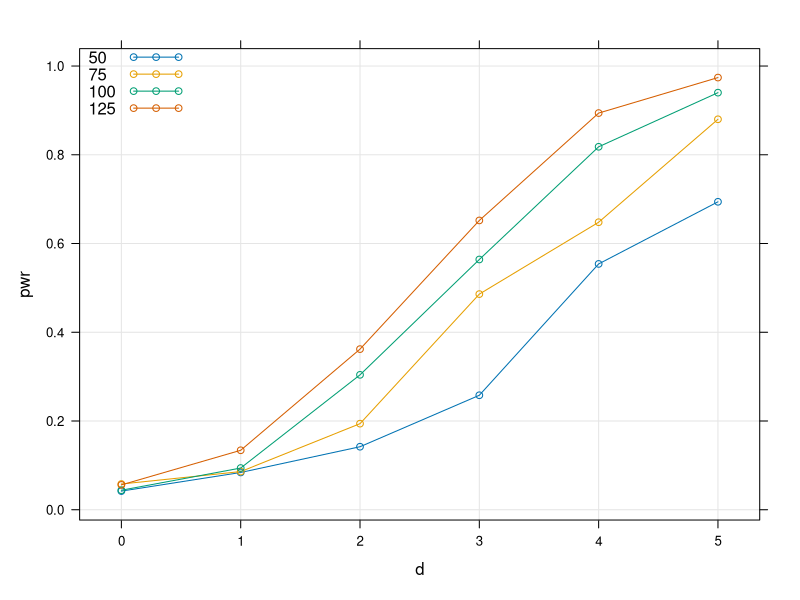
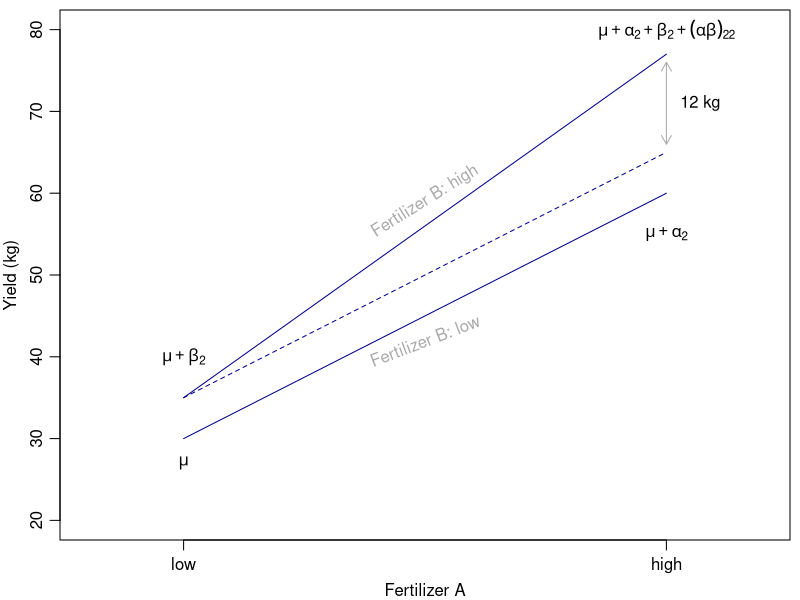
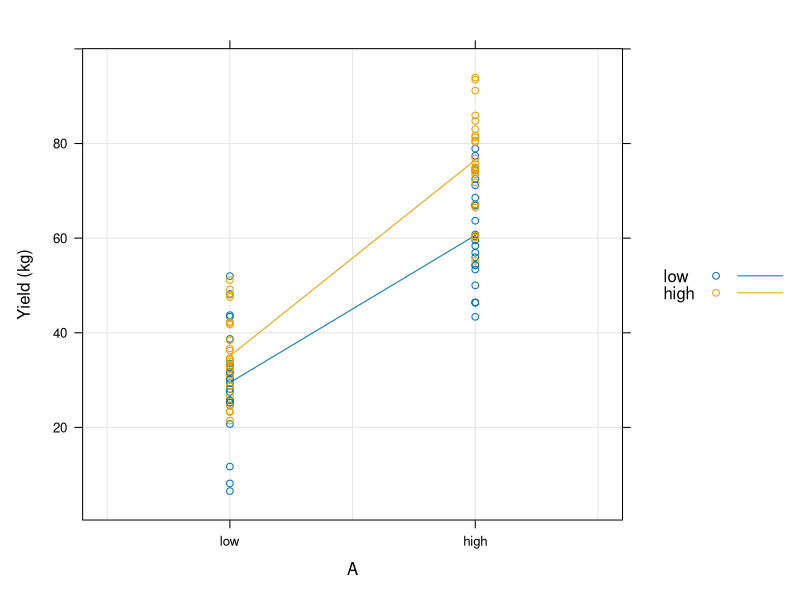
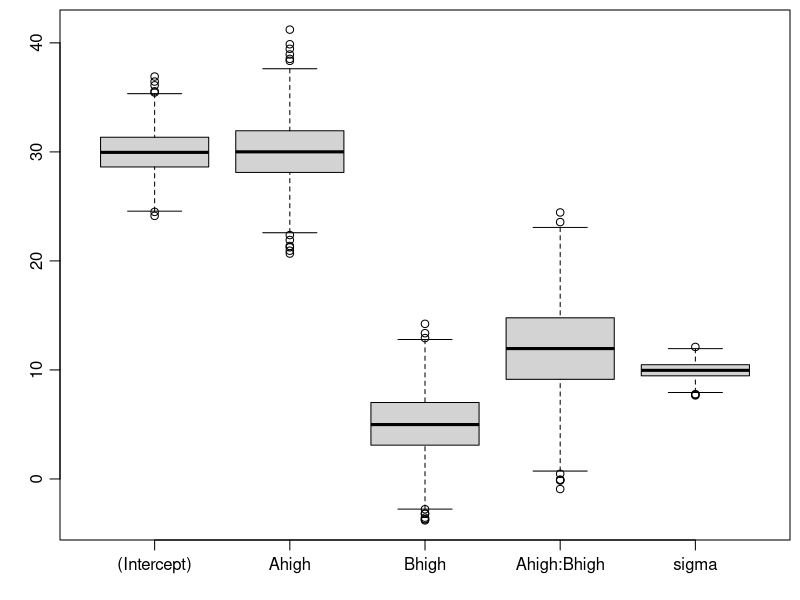

Source code (R) for these figures, in order:
#' ---
#' title: "Two-by-two ANOVA and t-tests"
#' author: ""
#' date: "Last modified: 2025-05-01"
#' ---

#' # Univariate t-test

#' ## Application context

#'
#' Listening experiment
#'
#' - Task of each participant is to repeatedly adjust the frequency of a
#'   comparison tone to sound equal in pitch to a 1000-Hz standard tone
#' - Mean adjustment estimates the point of subjective equality $\mu$
#' - Two participants will take part in the experiment providing adjustments
#'   $X$ and $Y$
#' - Goal is to detect a difference between their points of subjective
#'   equality $\mu_x$ and $\mu_y$ of 4 Hz
#'

#' ## Model

#'
#' Assumptions
#' 
#' - $X_1, \ldots, X_n \sim N(\mu_x, \sigma_x^2)$ i.i.d.
#' - $Y_1, \ldots, Y_m \sim N(\mu_y, \sigma_y^2)$ i.i.d.
#' - both samples independent
#' - $\sigma_x^2 = \sigma_y^2$ but unknown
#' 
#' Hypothesis
#' 
#' - H$_0\colon~ \mu_x - \mu_y = \delta = 0$
#'

#' ## Power simulation

#+ cache = TRUE
n <- 110; m <- 110
pval <- replicate(2000, {
  x <- rnorm(n, mean = 1000 + 4, sd = 10)         # Participant 1 responses
  y <- rnorm(m, mean = 1000,     sd = 10)         # Participant 2 responses
  t.test(x, y, mu = 0, var.equal = TRUE)$p.value
})
mean(pval < 0.05)

#' ## Power curves

#'
#' Turn into a function of n and effect size

pwrFun <- function(n = 30, d = 4, sd = 10,
                   nrep = 50) {
  n <- n; m <- n
  pval <- replicate(nrep, {
    x <- rnorm(n, mean = 1000 + d, sd = sd)
    y <- rnorm(m, mean = 1000,     sd = sd)
    t.test(x, y, mu = 0, var.equal = TRUE)$p.value
  })
  mean(pval < 0.05)
}

#'
#' Set up conditions and call power function

#+ cache = TRUE
cond <- expand.grid(d = 0:5,
                    n = c(50, 75, 100, 125))
system.time(
  cond$pwr <- mapply(pwrFun, n = cond$n, d = cond$d,
                     MoreArgs = list(nrep = 500))
)

## Plot results
lattice::xyplot(pwr ~ d, cond, groups = n, type = c("g", "b"),
                auto.key = list(corner = c(0, 1)))

#' # ANOVA

#' ## Application context

#'
#' Effect of fertilizers
#'
#' In an experiment, two fertilizers (A and B, each either low or high dose)
#' will be combined and the yield of peas (Y) in kg be observed. Goal is to
#' detect an increase of the Fertilizer-A effect by an additional 12 kg when
#' combined with a high dose of Fertilizer B (interaction effect).
#'

#+ echo = FALSE
dat <- data.frame(
  A = rep(1:2, each = 2),
  B = rep(1:2, times = 2),
  y = c(30, 30 + 5, 30 + 30, 30 + 30 + 5 + 12)
)
par(mai = c(.6, .6, .1, .1), mgp = c(2, .7, 0))
plot(y ~ A, dat, type = "n", xlim = c(0.8, 2.2), ylim = c(20, 80),
     xlab = "Fertilizer A", ylab = "Yield (kg)", xaxt = "n")
lines(y ~ A, dat[dat$B == 1, ], col = "darkblue")
lines(y ~ A, dat[dat$B == 2, ], col = "darkblue")
lines(1:2, c(30 + 5, 30 + 30 + 5), lty = 2, col = "darkblue")
axis(1, 1:2, c("low", "high"))
arrows(2, 30 + 30 + 6, 2, 30 + 30 + 5 + 11, code = 3, length = 0.1,
       col = "darkgray")
text(c(1, 2, 1, 2, 2.07), c(27, 55, 40, 80, 65 + 6),
     c(expression(mu), expression(mu + alpha[2]),
       expression(mu + beta[2]),
       expression(mu + alpha[2] + beta[2] + (alpha * beta)[22]),
       "12 kg")
)
text(1.5, 27 + 30/2, "Fertilizer B: low", srt = 21, col = "darkgray")
text(1.5, 38 + (30 + 12)/2, "Fertilizer B: high", srt = 32, col = "darkgray")

#' ## Model

#'
#' Assumptions
#' 
#' - $Y_{ijk} = \mu + \alpha_i + \beta_j + (\alpha\beta)_{ij} +
#'              \varepsilon_{ijk}$
#' - $\varepsilon_{ijk} \sim N(0, \sigma^2) \text{ i.i.d.}$
#' - $i = 1, \dots, I$; $j = 1, \dots, J$; $k = 1, \dots, K$
#' - $\alpha_1 = \beta_1 := 0$
#' 
#' Hypothesis
#' 
#' - H$_0^{AB}\colon~ (\alpha\beta)_{ij} = 0 \text{ for all } i,j$
#' 

#' ## Setup

set.seed(1704)
n <- 96
dat <- data.frame(
  A = factor(rep(1:2, each = n/2), labels = c("low", "high")),
  B = factor(rep(rep(1:2, each = n/4), times = 2), labels = c("low", "high"))
)
X <- model.matrix(~ A * B, dat)
unique(X)
beta <- c(mu = 30, a2 = 30, b2 = 5, ab22 = 12)
means <- X %*% beta

lattice::xyplot(I(means + rnorm(n, sd = 10)) ~ A, dat, groups = B,
                type = c("g", "p", "a"), auto.key = TRUE, ylab = "Yield (kg)")

#' ## Parameter recovery

#+ cache = TRUE
out <- replicate(2000, {
  y <- means + rnorm(n, sd = 10)   # y = mu + a + b + ab + e
  m <- aov(y ~ A * B, dat)
  c(coef(m), sigma = sigma(m))
})
boxplot(t(out))

#' ## Power simulation

#+ cache = TRUE
pval <- replicate(2000, {
  y <- means + rnorm(n, sd = 10)
  m <- aov(y ~ A * B, dat)
  summary(m)[[1]]$"Pr(>F)"[3]      # test of interaction
})
mean(pval < 0.05)

